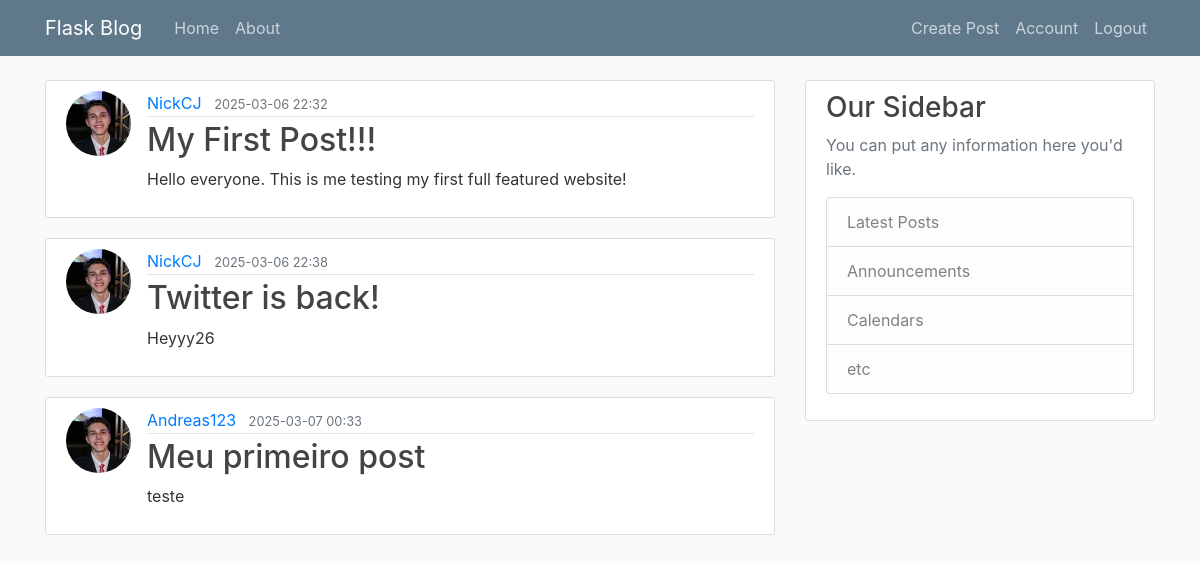
Screenshot of /home (signed in) with the database file from the repository.
### flaskblog/models.py (models this page shows, shortened)
class Post(db.Model):
    id = db.Column(db.Integer, primary_key=True)
    title = db.Column(db.String(100), nullable=False)
    date_posted = db.Column(db.DateTime, nullable=False, default=lambda: datetime.now(timezone.utc))
    content = db.Column(db.Text, nullable=False)
    user_id = db.Column(db.Integer, db.ForeignKey('user.id'), nullable=False)
    def __repr__(self):
        return f"Post('{self.title}', '{self.date_posted}')"

class User(db.Model, UserMixin):
    id = db.Column(db.Integer, primary_key=True)
    username = db.Column(db.String(20), unique=True, nullable=False)
    email = db.Column(db.String(120), unique=True, nullable=False)
    image_file = db.Column(db.String(20), nullable=False, default='default.png')
    password = db.Column(db.String(60), nullable=False)
    posts = db.relationship('Post', backref='author', lazy=True)

### flaskblog/routes/blog_routes.py (the view)
@routes.route("/")
@routes.route("/home")
def home_page():
    posts = Post.query.all()
    print(posts)
    return render_template('home.html', posts=posts) #Here we are turning available the posts data to be used in the html file.

### flaskblog/models.py (called while the page is built)
@login_manager.user_loader
def load_user(user_id):
    return User.query.get(int(user_id))

### flaskblog/templates/home.html
{% extends "layout.html" %}
{% block content %}
    {% for post in posts %}
        <article class="media content-section">
            <img class="rounded-circle article-img" src="{{ url_for('static', filename='profile_pics/' + post.author.image_file) }}">
            <div class="media-body">
            <div class="article-metadata">
                <a class="mr-2" href="#">{{ post.author.username }}</a>
                <small class="text-muted">{{ post.date_posted.strftime('%Y-%m-%d %H:%M') }}</small>
            </div>
            <h2><a class="article-title" href="#">{{ post.title }}</a></h2>
            <p class="article-content">{{ post.content }}</p>
            </div>
        </article>
    {% endfor %}
{% endblock content %}

### flaskblog/static/main.css (style rules this page uses)
body { background: #fafafa; color: #333333; margin-top: 5rem; }
h1, h2, h3, h4, h5, h6 { color: #444444; }
.content-section { background: #ffffff; padding: 10px 20px; border: 1px solid #dddddd; border-radius: 3px; margin-bottom: 20px; }
.article-title { color: #444444; }
.article-content { white-space: pre-line; }
.article-img { height: 65px; width: 65px; margin-right: 16px; }
.article-metadata { padding-bottom: 1px; margin-bottom: 4px; border-bottom: 1px solid #e3e3e3 }

### rows the page displays
Post: image_file (picture), author.username "NickCJ", date_posted "2025-03-06 22:32", title "My First Post!!!", content "Hello everyone. This is me testing my first full featured website!"
Post: image_file (picture), author.username "NickCJ", date_posted "2025-03-06 22:38", title "Twitter is back!", content "Heyyy26"
Post: image_file (picture), author.username "Andreas123", date_posted "2025-03-07 00:33", title "Meu primeiro post", content "teste"
